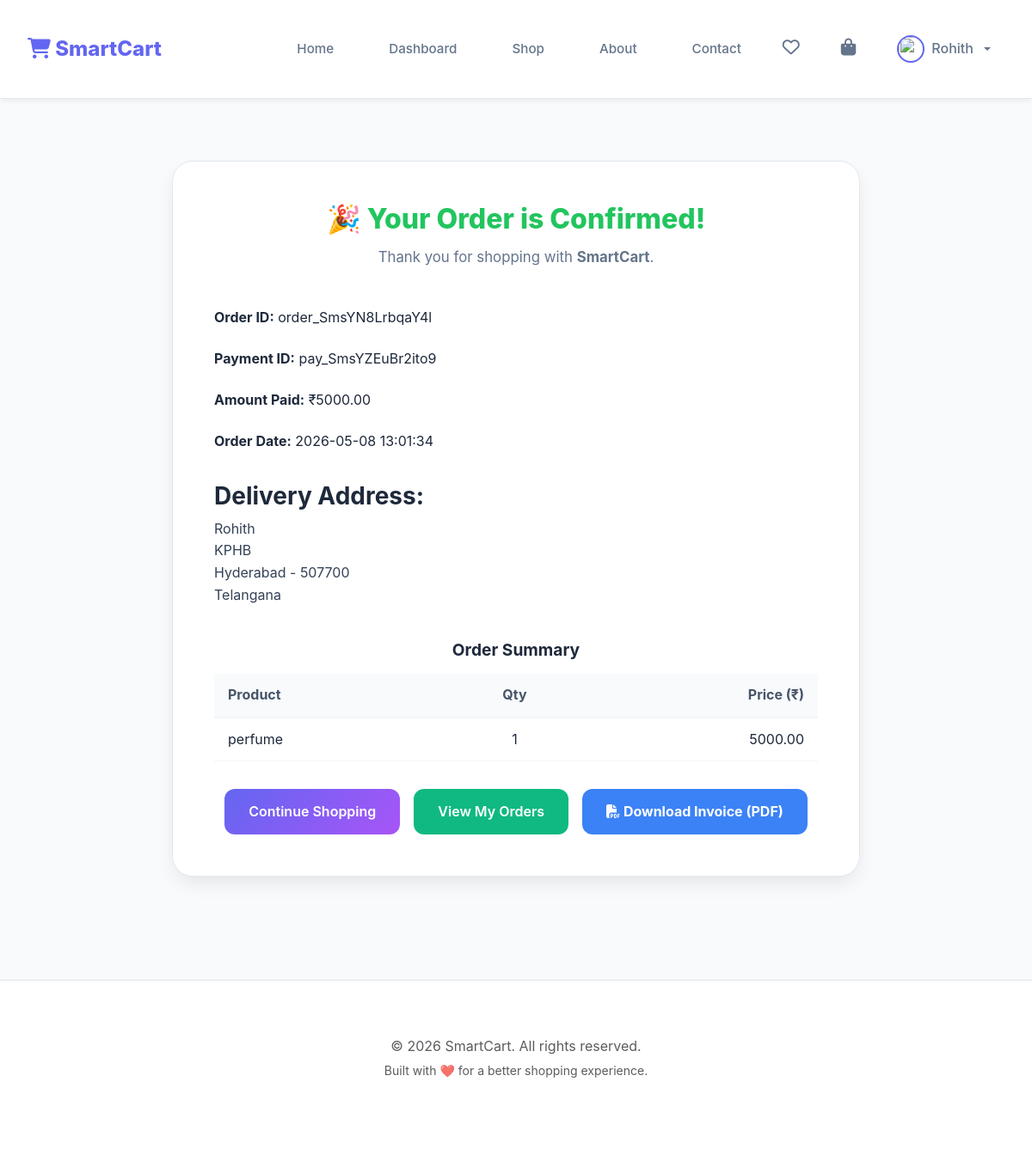
The app's page /user/order-success/order_SmsYN8LrbqaY4l (signed in) with its own data.
### tables this page shows
CREATE TABLE orders (
        order_id TEXT PRIMARY KEY,
        user_id INTEGER,
        total_amount DECIMAL(10, 2),
        shipping_address TEXT,
        phone TEXT,
        payment_id TEXT,
        status TEXT DEFAULT 'Paid',
        created_at TIMESTAMP DEFAULT CURRENT_TIMESTAMP,
        FOREIGN KEY (user_id) REFERENCES users(user_id) ON DELETE SET NULL
    );

CREATE TABLE order_items (
        item_id INTEGER PRIMARY KEY AUTOINCREMENT,
        order_id TEXT,
        product_id INTEGER,
        quantity INTEGER,
        price DECIMAL(10, 2),
        FOREIGN KEY (order_id) REFERENCES orders(order_id) ON DELETE CASCADE,
        FOREIGN KEY (product_id) REFERENCES products(product_id) ON DELETE SET NULL
    );

CREATE TABLE products (
        product_id INTEGER PRIMARY KEY AUTOINCREMENT,
        admin_id INTEGER,
        name TEXT NOT NULL,
        description TEXT,
        price DECIMAL(10, 2) NOT NULL,
        stock INTEGER DEFAULT 0,
        category TEXT,
        image TEXT,
        created_at TIMESTAMP DEFAULT CURRENT_TIMESTAMP,
        FOREIGN KEY (admin_id) REFERENCES admin(admin_id) ON DELETE SET NULL
    );

### app.py (the view)
@app.route('/user/order-success/<string:order_id>')
def order_success(order_id):
    if 'user_id' not in session:
        return redirect(url_for('user_login'))
    user_id = session.get('user_id')
    conn = get_db_connection()
    cursor = conn.cursor()
    cursor.execute("SELECT * FROM orders WHERE order_id = ? AND user_id = ?", (order_id, user_id))
    result = cursor.fetchone()
    order = dict(result) if result else None
    if not order:
        flash("Order not found!", "danger")
        cursor.close()
        conn.close()
        return redirect(url_for('my_orders'))
    cursor.execute("""
        SELECT oi.*, p.name
        FROM order_items oi
        JOIN products p ON oi.product_id = p.product_id
        WHERE oi.order_id = ?
    """, (order_id,))
    order['order_items'] = cursor.fetchall()
    cursor.close()
    conn.close()
    return render_template('user/order_success.html', order=order)

### app.py (called while the page is built)
def get_db_connection():
    try:
        conn = sqlite3.connect(app.config['DATABASE_PATH'], detect_types=sqlite3.PARSE_DECLTYPES)
        conn.row_factory = sqlite3.Row
        conn.execute("PRAGMA foreign_keys = ON")
        return conn
    except sqlite3.Error as err:
        print(f"Error: {err}")
        return None

### templates/user/order_success.html (shortened to what this page needs)
{% extends "user/base.html" %}
{% block content %}
<div style="padding: 3rem 0; max-width: 800px; margin: 0 auto;">
    <div style="background: white; padding: 3rem; border-radius: 24px; box-shadow: 0 10px 25px -5px rgba(0, 0, 0, 0.1); border: 1px solid #e2e8f0;">
        <div style="text-align: center; margin-bottom: 2.5rem;">
            <h1 style="font-size: 2rem; font-weight: 800; color: #22c55e; margin-bottom: 0.75rem;">
                🎉 Your Order is Confirmed!
            </h1>
            <p style="color: #64748b; font-size: 1.05rem;">Thank you for shopping with <strong>SmartCart</strong>.</p>
        </div>
        <div style="margin-bottom: 2rem; line-height: 2;">
            <p><strong>Order ID:</strong> {{ order.order_id }}</p>
            <p><strong>Payment ID:</strong> {{ order.payment_id }}</p>
            <p><strong>Amount Paid:</strong> ₹{{ "%.2f"|format(order.total_amount|float) }}</p>
            <p><strong>Order Date:</strong> {{ order.created_at }}</p>
        </div>
        {% if order.shipping_address %}
        <div style="margin-bottom: 2.5rem;">
            <h3 style="font-weight: 700; margin-bottom: 0.5rem;">Delivery Address:</h3>
            {% set addr_lines = order.shipping_address.split('\n') %}
            {% for line in addr_lines %}
                <p style="margin: 0; color: #334155;">{{ line }}</p>
            {% endfor %}
        </div>
        {% endif %}
        <h3 style="text-align: center; font-weight: 700; margin-bottom: 1rem; font-size: 1.2rem;">Order Summary</h3>
        <table style="width: 100%; border-collapse: collapse; margin-bottom: 2rem;">
            <thead>
                <tr style="background: #f8fafc; border-bottom: 2px solid #e2e8f0;">
                    <th style="padding: 0.75rem 1rem; text-align: left; font-weight: 700; color: #475569;">Product</th>
                    <th style="padding: 0.75rem 1rem; text-align: center; font-weight: 700; color: #475569;">Qty</th>
                    <th style="padding: 0.75rem 1rem; text-align: right; font-weight: 700; color: #475569;">Price (₹)</th>
                </tr>
            </thead>
            <tbody>
                {% for item in order.order_items %}
                <tr style="border-bottom: 1px solid #f1f5f9;">
                    <td style="padding: 0.75rem 1rem;">{{ item.name }}</td>
                    <td style="padding: 0.75rem 1rem; text-align: center;">{{ item.quantity }}</td>
                    <td style="padding: 0.75rem 1rem; text-align: right;">{{ "%.2f"|format(item.price * item.quantity) }}</td>
                </tr>
                {% endfor %}
            </tbody>
        </table>
        <div style="display: flex; gap: 1rem; justify-content: center; flex-wrap: wrap;">
            <a href="{{ url_for('shop') }}" class="btn-gradient" style="width: auto; padding: 0.85rem 1.75rem; border-radius: 12px; text-decoration: none;">
                Continue Shopping
            </a>
            <a href="{{ url_for('my_orders') }}" class="btn-gradient" style="width: auto; padding: 0.85rem 1.75rem; border-radius: 12px; text-decoration: none; background: #10b981;">
                View My Orders
            </a>
            <a href="{{ url_for('download_invoice', order_id=order.order_id) }}" class="btn" style="background: #3b82f6; color: white; width: auto; padding: 0.85rem 1.75rem; border-radius: 12px; font-weight: 700; text-decoration: none;">
                <i class="fas fa-file-pdf"></i> Download Invoice (PDF)
            </a>
        </div>
    </div>
</div>
{% endblock %}

### static/css/style.css (style rules this page uses)
:root { --primary-color: #4f46e5; --primary-hover: #4338ca; --secondary-color: #f8fafc; --accent-color: #06b6d4; --text-primary: #1e293b; --text-secondary: #64748b; --bg-main: #f1f5f9; --card-bg: #ffffff; --success: #10b981; --danger: #ef4444; --warning: #f59e0b; --shadow: 0 4px 6px -1px rgb(0 0 0 / 0.1), 0 2px 4px -2px rgb(0 0 0 / 0.1); --shadow-lg: 0 10px 15px -3px rgb(0 0 0 / 0.1), 0 4px 6px -4px rgb(0 0 0 / 0.1); --radius: 12px; }
* { margin: 0; padding: 0; box-sizing: border-box; font-family: 'Inter', -apple-system, sans-serif; }
body { background-color: var(--bg-main); color: var(--text-primary); line-height: 1.6; }
.btn { display: inline-block; padding: 0.75rem 1.5rem; border-radius: 8px; font-weight: 600; text-decoration: none; cursor: pointer; transition: all 0.2s; border: none; text-align: center; }
table { width: 100%; border-collapse: collapse; margin-top: 1rem; }
th { text-align: left; padding: 1rem; border-bottom: 2px solid #f1f5f9; color: var(--text-secondary); font-weight: 600; }
td { padding: 1rem; border-bottom: 1px solid #f1f5f9; }

### templates/user/base.html (style rules this page uses)
:root { --primary-gradient: linear-gradient(135deg, #6366f1 0%, #a855f7 100%); --font-main: 'Outfit', sans-serif; }
body { font-family: var(--font-main); background-color: #f8fafc; color: #1e293b; }
.btn-gradient { background: var(--primary-gradient); color: white; border: none; padding: 0.8rem 1.5rem; border-radius: 12px; font-weight: 600; cursor: pointer; transition: all 0.3s ease; text-align: center; text-decoration: none; display: inline-block; }

### records on screen
orders: order_id "order_SmsYN8LrbqaY4l", payment_id "pay_SmsYZEuBr2ito9", total_amount "5000.00", created_at "2026-05-08 13:01:34"
order_items: name "perfume", quantity "1", item.price*item.quantity "5000.00"

### other values on screen
{{ session.get('user_name') }} "Rohith"
{{ line }} "Rohith" "KPHB" "Hyderabad - 507700" "Telangana"
